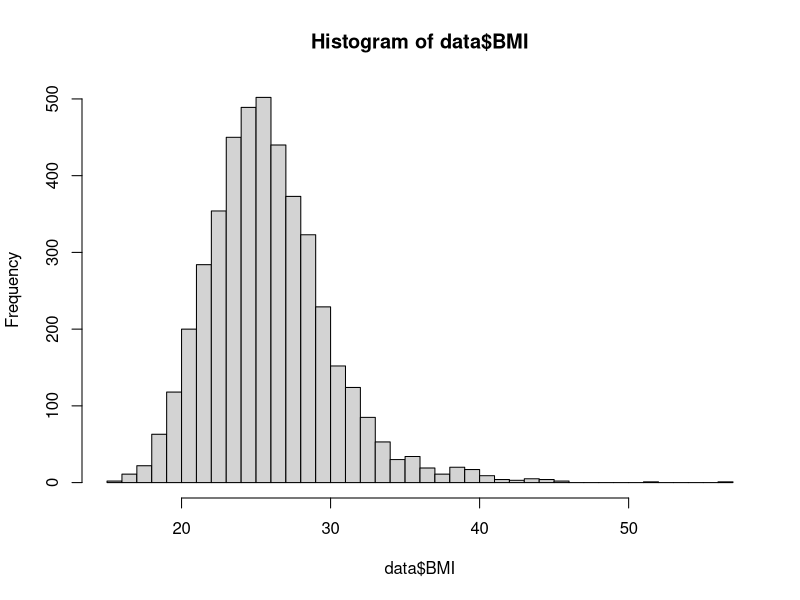

The R script that drew this image: (Note: this script raises an error after producing the figure.)
## ---- chunk 1
knitr::opts_chunk$set(echo = TRUE)
## ---- chunk 2
# load packages
library(tidyverse)
library(stats)
## ---- chunk 3
# set working directory
setwd("~/Google Drive/My Drive/1_CSUS/2024-2025/Spring 2025/PUBH 207B/Website/PUBH-207B-S25")
## ---- chunk 4
# import dataset
data <- read.csv("frmgham2_p1_impute.csv") %>% select(-X)
## ---- chunk 5
# check variable types
class(data$SEX) # sex
class(data$AGE) # age
class(data$BMI) # body mass index
class(data$TOTCHOL) # total cholesterol level
class(data$EDUC) # attained education
class(data$OBESE) # obesity status
## ---- chunk 6
# convert sex to unordered factor variable
data$SEX <- factor(data$SEX, 
                       levels=c("1", "2"), 
                       ordered=FALSE)
## ---- chunk 7
# convert attained education to ordered factor variable
data$EDUC <- factor(data$EDUC, 
                        levels=c("1", "2", "3", "4"), 
                        ordered = TRUE)
## ---- chunk 8
# convert obesity status to unordered factor variable
data$OBESE <- factor(data$OBESE, 
                         levels=c("0", "1"), 
                         ordered=FALSE)
## ---- chunk 9
# summarize dataset
summary(data)
## ---- chunk 10
# create a histogram of BMI in the sample
hist(data$BMI, breaks = 30)
## ---- chunk 11
knitr::include_graphics("flowchart_mean2.png")
## ---- chunk 12
# one sample t-test for population mean
t.test(data$BMI, mu = 25, alternative = "two.sided", conf.level = 0.95)
## ---- chunk 13
# one sample t-test for population mean
t.test(data$BMI, mu = 25, alternative = "greater", conf.level = 0.95)
## ---- chunk 14
# create side-by-side histograms to show the distribution of BMI by sex
data %>%
  ggplot(aes(x = BMI, fill = SEX)) +
    geom_histogram(color="#e9ecef", alpha=0.5, position = 'identity') +
    scale_fill_discrete(labels = c('Males', 'Females')) +
  theme_minimal()
## ---- chunk 15
knitr::include_graphics("flowchart_diff_means.png")
## ---- chunk 16
# two-sample t-test for difference in mean BMI by sex
t.test(BMI ~ SEX, data = data, var.equal = FALSE, alternative = "two.sided", mu = 0, conf.level = 0.95)
## ---- chunk 17
# two-sample t-test for difference in mean BMI by sex
t.test(BMI ~ SEX, data = data, var.equal = FALSE, alternative = "greater", mu = 0, conf.level = 0.95)
## ---- chunk 18
# generate a table to count number of obese individuals in the sample
table(data$OBESE)
## ---- chunk 19
# one-sample proportion test
prop.test(574, 4434, p = 0.13, alternative = "two.sided", conf.level = 0.95, correct = FALSE)
## ---- chunk 20
# generate counts of obesity by sex and totals by sex
table(data$SEX, data$OBESE) # counts of obesity by sex
table(data$SEX) # total by sex
## ---- chunk 21
# two-sample hypothesis test for difference in obesity prevalence by sex
prop.test(c(232, 342), c(1944, 2490), alternative = "two.sided", conf.level = 0.95, correct = FALSE)
